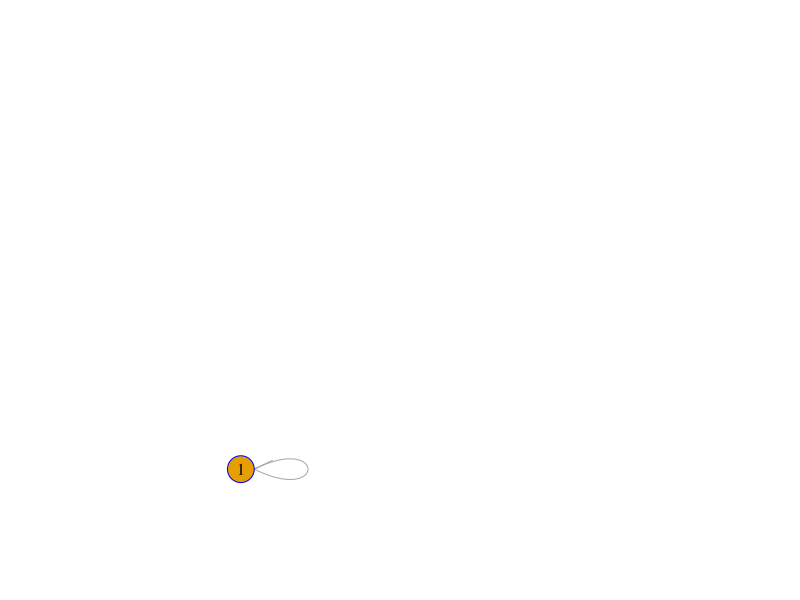

This chart was generated by the following R code:
setwd("~/BacNet/")
library(igraph)

network_data<-read.csv("adj_matrix_12.csv", header = T, stringsAsFactors=F, sep=",")
network_data <- network_data[,2:ncol(network_data)]
names(network_data)

bsk.network<-graph.adjacency( network_data )
#plot(bsk.network,layout=layout.kamada.kawai(bsk.network, kkconst = 300),edge.arrow.width = 0, vertex.label.dist=0.5,vertex.frame.color='blue',vertex.label.color='black', vertex.label.font=1, vertex.label=V(bsk.network)$name)
plot(bsk.network,layout=layout.fruchterman.reingold(bsk.network, repulserad=10),edge.arrow.width = 0, vertex.label.dist=0,vertex.frame.color='blue',vertex.label.color='black', vertex.label.font=1, vertex.label=V(bsk.network)$name)
